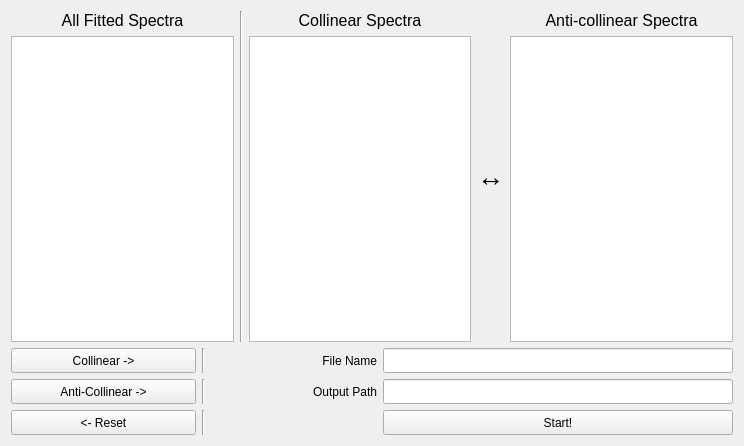
<?xml version="1.0" encoding="UTF-8"?>
<ui version="4.0">
 <class>ColAcol</class>
 <widget class="QWidget" name="ColAcol">
  <property name="windowModality">
   <enum>Qt::NonModal</enum>
  </property>
  <property name="geometry">
   <rect>
    <x>0</x>
    <y>0</y>
    <width>744</width>
    <height>446</height>
   </rect>
  </property>
  <property name="windowTitle">
   <string>Form</string>
  </property>
  <layout class="QVBoxLayout" name="verticalLayout_6">
   <item>
    <layout class="QHBoxLayout" name="horizontalLayout">
     <item>
      <layout class="QVBoxLayout" name="verticalLayout">
       <property name="sizeConstraint">
        <enum>QLayout::SetFixedSize</enum>
       </property>
       <item>
        <widget class="QLabel" name="oAll">
         <property name="font">
          <font>
           <pointsize>12</pointsize>
          </font>
         </property>
         <property name="contextMenuPolicy">
          <enum>Qt::NoContextMenu</enum>
         </property>
         <property name="text">
          <string>All Fitted Spectra</string>
         </property>
         <property name="alignment">
          <set>Qt::AlignCenter</set>
         </property>
        </widget>
       </item>
       <item>
        <widget class="QListWidget" name="lAll">
         <property name="sizePolicy">
          <sizepolicy hsizetype="Expanding" vsizetype="Expanding">
           <horstretch>0</horstretch>
           <verstretch>0</verstretch>
          </sizepolicy>
         </property>
         <property name="minimumSize">
          <size>
           <width>185</width>
           <height>300</height>
          </size>
         </property>
         <property name="maximumSize">
          <size>
           <width>16777215</width>
           <height>16777215</height>
          </size>
         </property>
         <property name="layoutDirection">
          <enum>Qt::LeftToRight</enum>
         </property>
         <property name="selectionMode">
          <enum>QAbstractItemView::NoSelection</enum>
         </property>
        </widget>
       </item>
      </layout>
     </item>
     <item>
      <widget class="Line" name="line">
       <property name="orientation">
        <enum>Qt::Vertical</enum>
       </property>
      </widget>
     </item>
     <item>
      <layout class="QVBoxLayout" name="verticalLayout_2">
       <item>
        <widget class="QLabel" name="oCol">
         <property name="font">
          <font>
           <pointsize>12</pointsize>
          </font>
         </property>
         <property name="contextMenuPolicy">
          <enum>Qt::NoContextMenu</enum>
         </property>
         <property name="text">
          <string>Collinear Spectra</string>
         </property>
         <property name="alignment">
          <set>Qt::AlignCenter</set>
         </property>
        </widget>
       </item>
       <item>
        <widget class="QListWidget" name="lCol">
         <property name="sizePolicy">
          <sizepolicy hsizetype="Expanding" vsizetype="Expanding">
           <horstretch>0</horstretch>
           <verstretch>0</verstretch>
          </sizepolicy>
         </property>
         <property name="minimumSize">
          <size>
           <width>185</width>
           <height>300</height>
          </size>
         </property>
         <property name="maximumSize">
          <size>
           <width>16777215</width>
           <height>16777215</height>
          </size>
         </property>
         <property name="selectionMode">
          <enum>QAbstractItemView::NoSelection</enum>
         </property>
        </widget>
       </item>
      </layout>
     </item>
     <item>
      <widget class="QLabel" name="oArrow">
       <property name="font">
        <font>
         <pointsize>20</pointsize>
        </font>
       </property>
       <property name="text">
        <string>↔</string>
       </property>
      </widget>
     </item>
     <item>
      <layout class="QVBoxLayout" name="verticalLayout_3">
       <item>
        <widget class="QLabel" name="oAcol">
         <property name="font">
          <font>
           <pointsize>12</pointsize>
          </font>
         </property>
         <property name="contextMenuPolicy">
          <enum>Qt::NoContextMenu</enum>
         </property>
         <property name="text">
          <string>Anti-collinear Spectra</string>
         </property>
         <property name="alignment">
          <set>Qt::AlignCenter</set>
         </property>
        </widget>
       </item>
       <item>
        <widget class="QListWidget" name="lAcol">
         <property name="sizePolicy">
          <sizepolicy hsizetype="Expanding" vsizetype="Expanding">
           <horstretch>0</horstretch>
           <verstretch>0</verstretch>
          </sizepolicy>
         </property>
         <property name="minimumSize">
          <size>
           <width>185</width>
           <height>300</height>
          </size>
         </property>
         <property name="maximumSize">
          <size>
           <width>16777215</width>
           <height>16777215</height>
          </size>
         </property>
         <property name="selectionMode">
          <enum>QAbstractItemView::NoSelection</enum>
         </property>
        </widget>
       </item>
      </layout>
     </item>
    </layout>
   </item>
   <item>
    <layout class="QHBoxLayout" name="horizontalLayout_2">
     <item>
      <widget class="QPushButton" name="bCol">
       <property name="minimumSize">
        <size>
         <width>185</width>
         <height>25</height>
        </size>
       </property>
       <property name="maximumSize">
        <size>
         <width>185</width>
         <height>25</height>
        </size>
       </property>
       <property name="text">
        <string>Collinear -&gt;</string>
       </property>
      </widget>
     </item>
     <item>
      <widget class="Line" name="line_2">
       <property name="orientation">
        <enum>Qt::Vertical</enum>
       </property>
      </widget>
     </item>
     <item>
      <spacer name="horizontalSpacer_3">
       <property name="orientation">
        <enum>Qt::Horizontal</enum>
       </property>
       <property name="sizeHint" stdset="0">
        <size>
         <width>40</width>
         <height>20</height>
        </size>
       </property>
      </spacer>
     </item>
     <item>
      <widget class="QLabel" name="oFile">
       <property name="minimumSize">
        <size>
         <width>70</width>
         <height>25</height>
        </size>
       </property>
       <property name="maximumSize">
        <size>
         <width>16777215</width>
         <height>25</height>
        </size>
       </property>
       <property name="text">
        <string>File Name</string>
       </property>
       <property name="alignment">
        <set>Qt::AlignRight|Qt::AlignTrailing|Qt::AlignVCenter</set>
       </property>
      </widget>
     </item>
     <item>
      <widget class="QLineEdit" name="iFile">
       <property name="minimumSize">
        <size>
         <width>350</width>
         <height>25</height>
        </size>
       </property>
       <property name="maximumSize">
        <size>
         <width>350</width>
         <height>25</height>
        </size>
       </property>
      </widget>
     </item>
    </layout>
   </item>
   <item>
    <layout class="QHBoxLayout" name="horizontalLayout_3">
     <item>
      <widget class="QPushButton" name="bAcol">
       <property name="minimumSize">
        <size>
         <width>185</width>
         <height>25</height>
        </size>
       </property>
       <property name="maximumSize">
        <size>
         <width>185</width>
         <height>25</height>
        </size>
       </property>
       <property name="text">
        <string>Anti-Collinear -&gt;</string>
       </property>
      </widget>
     </item>
     <item>
      <widget class="Line" name="line_3">
       <property name="orientation">
        <enum>Qt::Vertical</enum>
       </property>
      </widget>
     </item>
     <item>
      <spacer name="horizontalSpacer_2">
       <property name="orientation">
        <enum>Qt::Horizontal</enum>
       </property>
       <property name="sizeHint" stdset="0">
        <size>
         <width>40</width>
         <height>20</height>
        </size>
       </property>
      </spacer>
     </item>
     <item>
      <widget class="QLabel" name="oPath">
       <property name="minimumSize">
        <size>
         <width>70</width>
         <height>25</height>
        </size>
       </property>
       <property name="maximumSize">
        <size>
         <width>20000</width>
         <height>25</height>
        </size>
       </property>
       <property name="text">
        <string>Output Path</string>
       </property>
       <property name="alignment">
        <set>Qt::AlignRight|Qt::AlignTrailing|Qt::AlignVCenter</set>
       </property>
      </widget>
     </item>
     <item>
      <widget class="QLineEdit" name="iPath">
       <property name="minimumSize">
        <size>
         <width>350</width>
         <height>25</height>
        </size>
       </property>
       <property name="maximumSize">
        <size>
         <width>350</width>
         <height>25</height>
        </size>
       </property>
      </widget>
     </item>
    </layout>
   </item>
   <item>
    <layout class="QHBoxLayout" name="horizontalLayout_4">
     <item>
      <widget class="QPushButton" name="bReset">
       <property name="minimumSize">
        <size>
         <width>185</width>
         <height>25</height>
        </size>
       </property>
       <property name="maximumSize">
        <size>
         <width>185</width>
         <height>25</height>
        </size>
       </property>
       <property name="text">
        <string>&lt;- Reset</string>
       </property>
      </widget>
     </item>
     <item>
      <widget class="Line" name="line_4">
       <property name="orientation">
        <enum>Qt::Vertical</enum>
       </property>
      </widget>
     </item>
     <item>
      <spacer name="horizontalSpacer">
       <property name="orientation">
        <enum>Qt::Horizontal</enum>
       </property>
       <property name="sizeHint" stdset="0">
        <size>
         <width>40</width>
         <height>20</height>
        </size>
       </property>
      </spacer>
     </item>
     <item>
      <widget class="QPushButton" name="bStart">
       <property name="minimumSize">
        <size>
         <width>350</width>
         <height>25</height>
        </size>
       </property>
       <property name="maximumSize">
        <size>
         <width>350</width>
         <height>25</height>
        </size>
       </property>
       <property name="text">
        <string>Start!</string>
       </property>
      </widget>
     </item>
    </layout>
   </item>
  </layout>
  <zorder>oAll</zorder>
  <zorder>verticalLayoutWidget_6</zorder>
  <zorder>horizontalLayoutWidget</zorder>
  <zorder>horizontalLayoutWidget_2</zorder>
  <zorder>horizontalLayoutWidget_3</zorder>
  <zorder>horizontalLayoutWidget_4</zorder>
 </widget>
 <resources/>
 <connections/>
</ui>
